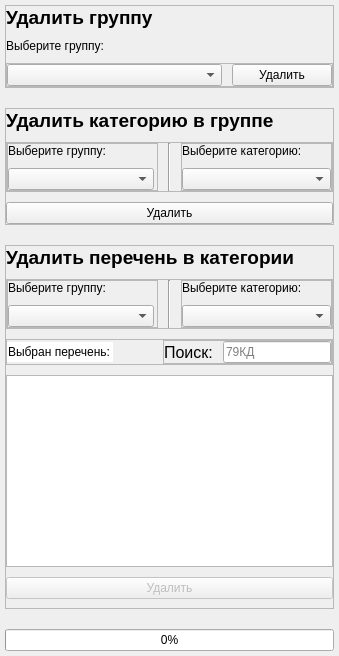
      <widget class="QWidget" name="Delete">
       <attribute name="title">
        <string>Удалить</string>
       </attribute>
       <layout class="QVBoxLayout" name="verticalLayout_21">
        <property name="spacing">
         <number>20</number>
        </property>
        <property name="leftMargin">
         <number>5</number>
        </property>
        <property name="topMargin">
         <number>5</number>
        </property>
        <property name="rightMargin">
         <number>5</number>
        </property>
        <property name="bottomMargin">
         <number>5</number>
        </property>
        <item>
         <widget class="QFrame" name="deleteGroup">
          <property name="frameShape">
           <enum>QFrame::StyledPanel</enum>
          </property>
          <property name="frameShadow">
           <enum>QFrame::Raised</enum>
          </property>
          <layout class="QVBoxLayout" name="verticalLayout_14">
           <property name="spacing">
            <number>10</number>
           </property>
           <property name="leftMargin">
            <number>0</number>
           </property>
           <property name="topMargin">
            <number>0</number>
           </property>
           <property name="rightMargin">
            <number>0</number>
           </property>
           <property name="bottomMargin">
            <number>0</number>
           </property>
           <item>
            <widget class="QLabel" name="deleteGroup_label_1">
             <property name="font">
              <font>
               <pointsize>14</pointsize>
               <weight>75</weight>
               <bold>true</bold>
              </font>
             </property>
             <property name="text">
              <string>Удалить группу</string>
             </property>
            </widget>
           </item>
           <item>
            <widget class="QLabel" name="deleteGroup_label_2">
             <property name="text">
              <string>Выберите группу:</string>
             </property>
            </widget>
           </item>
           <item>
            <widget class="QFrame" name="deleteGroup_actionsGroup">
             <property name="frameShape">
              <enum>QFrame::StyledPanel</enum>
             </property>
             <property name="frameShadow">
              <enum>QFrame::Raised</enum>
             </property>
             <layout class="QHBoxLayout" name="horizontalLayout_9">
              <property name="spacing">
               <number>10</number>
              </property>
              <property name="leftMargin">
               <number>0</number>
              </property>
              <property name="topMargin">
               <number>0</number>
              </property>
              <property name="rightMargin">
               <number>0</number>
              </property>
              <property name="bottomMargin">
               <number>0</number>
              </property>
              <item>
               <widget class="QComboBox" name="deleteGroup_comboBox">
                <property name="sizePolicy">
                 <sizepolicy hsizetype="Expanding" vsizetype="Fixed">
                  <horstretch>0</horstretch>
                  <verstretch>0</verstretch>
                 </sizepolicy>
                </property>
                <property name="minimumSize">
                 <size>
                  <width>0</width>
                  <height>20</height>
                 </size>
                </property>
               </widget>
              </item>
              <item>
               <widget class="QPushButton" name="deleteGroup_pushButton">
                <property name="minimumSize">
                 <size>
                  <width>100</width>
                  <height>20</height>
                 </size>
                </property>
                <property name="text">
                 <string>Удалить</string>
                </property>
               </widget>
              </item>
             </layout>
            </widget>
           </item>
          </layout>
         </widget>
        </item>
        <item>
         <widget class="QFrame" name="deleteCategory">
          <property name="frameShape">
           <enum>QFrame::StyledPanel</enum>
          </property>
          <property name="frameShadow">
           <enum>QFrame::Raised</enum>
          </property>
          <layout class="QVBoxLayout" name="verticalLayout_17">
           <property name="spacing">
            <number>10</number>
           </property>
           <property name="leftMargin">
            <number>0</number>
           </property>
           <property name="topMargin">
            <number>0</number>
           </property>
           <property name="rightMargin">
            <number>0</number>
           </property>
           <property name="bottomMargin">
            <number>0</number>
           </property>
           <item>
            <widget class="QLabel" name="deleteCategory_label_1">
             <property name="font">
              <font>
               <pointsize>14</pointsize>
               <weight>75</weight>
               <bold>true</bold>
              </font>
             </property>
             <property name="text">
              <string>Удалить категорию в группе</string>
             </property>
            </widget>
           </item>
           <item>
            <widget class="QFrame" name="deleteCategory_actionsGroup">
             <property name="frameShape">
              <enum>QFrame::StyledPanel</enum>
             </property>
             <property name="frameShadow">
              <enum>QFrame::Raised</enum>
             </property>
             <layout class="QHBoxLayout" name="horizontalLayout_10">
              <property name="spacing">
               <number>10</number>
              </property>
              <property name="leftMargin">
               <number>0</number>
              </property>
              <property name="topMargin">
               <number>0</number>
              </property>
              <property name="rightMargin">
               <number>0</number>
              </property>
              <property name="bottomMargin">
               <number>0</number>
              </property>
              <item>
               <widget class="QFrame" name="deleteCategory_actionsGroup_1">
                <property name="frameShape">
                 <enum>QFrame::StyledPanel</enum>
                </property>
                <property name="frameShadow">
                 <enum>QFrame::Raised</enum>
                </property>
                <layout class="QVBoxLayout" name="verticalLayout_15">
                 <property name="spacing">
                  <number>10</number>
                 </property>
                 <property name="leftMargin">
                  <number>0</number>
                 </property>
                 <property name="topMargin">
                  <number>0</number>
                 </property>
                 <property name="rightMargin">
                  <number>3</number>
                 </property>
                 <property name="bottomMargin">
                  <number>0</number>
                 </property>
                 <item>
                  <widget class="QLabel" name="deleteCategory_label_2">
                   <property name="text">
                    <string>Выберите группу:</string>
                   </property>
                  </widget>
                 </item>
                 <item>
                  <widget class="QComboBox" name="deleteCategory_comboBox_1">
                   <property name="sizePolicy">
                    <sizepolicy hsizetype="Expanding" vsizetype="Fixed">
                     <horstretch>0</horstretch>
                     <verstretch>0</verstretch>
                    </sizepolicy>
                   </property>
                   <property name="minimumSize">
                    <size>
                     <width>0</width>
                     <height>20</height>
                    </size>
                   </property>
                  </widget>
                 </item>
                </layout>
               </widget>
              </item>
              <item>
               <widget class="Line" name="line_3">
                <property name="orientation">
                 <enum>Qt::Vertical</enum>
                </property>
               </widget>
              </item>
              <item>
               <widget class="QFrame" name="deleteCategory_actionsGroup_2">
                <property name="frameShape">
                 <enum>QFrame::StyledPanel</enum>
                </property>
                <property name="frameShadow">
                 <enum>QFrame::Raised</enum>
                </property>
                <layout class="QVBoxLayout" name="verticalLayout_16">
                 <property name="spacing">
                  <number>10</number>
                 </property>
                 <property name="leftMargin">
                  <number>0</number>
                 </property>
                 <property name="topMargin">
                  <number>0</number>
                 </property>
                 <property name="rightMargin">
                  <number>0</number>
                 </property>
                 <property name="bottomMargin">
                  <number>0</number>
                 </property>
                 <item>
                  <widget class="QLabel" name="deleteCategory_label_3">
                   <property name="text">
                    <string>Выберите категорию:</string>
                   </property>
                  </widget>
                 </item>
                 <item>
                  <widget class="QComboBox" name="deleteCategory_comboBox_2">
                   <property name="sizePolicy">
                    <sizepolicy hsizetype="Expanding" vsizetype="Fixed">
                     <horstretch>0</horstretch>
                     <verstretch>0</verstretch>
                    </sizepolicy>
                   </property>
                   <property name="minimumSize">
                    <size>
                     <width>0</width>
                     <height>20</height>
                    </size>
                   </property>
                  </widget>
                 </item>
                </layout>
               </widget>
              </item>
             </layout>
            </widget>
           </item>
           <item>
            <widget class="QPushButton" name="deleteCategory_pushButton">
             <property name="minimumSize">
              <size>
               <width>0</width>
               <height>20</height>
              </size>
             </property>
             <property name="text">
              <string>Удалить</string>
             </property>
            </widget>
           </item>
          </layout>
         </widget>
        </item>
        <item>
         <widget class="QFrame" name="deleteLists">
          <property name="frameShape">
           <enum>QFrame::StyledPanel</enum>
          </property>
          <property name="frameShadow">
           <enum>QFrame::Raised</enum>
          </property>
          <layout class="QVBoxLayout" name="verticalLayout_18">
           <property name="spacing">
            <number>10</number>
           </property>
           <property name="leftMargin">
            <number>0</number>
           </property>
           <property name="topMargin">
            <number>0</number>
           </property>
           <property name="rightMargin">
            <number>0</number>
           </property>
           <item>
            <widget class="QLabel" name="deleteLists_label_1">
             <property name="font">
              <font>
               <pointsize>14</pointsize>
               <weight>75</weight>
               <bold>true</bold>
              </font>
             </property>
             <property name="text">
              <string>Удалить перечень в категории</string>
             </property>
            </widget>
           </item>
           <item>
            <widget class="QFrame" name="deleteLists_actionsGroup">
             <property name="frameShape">
              <enum>QFrame::StyledPanel</enum>
             </property>
             <property name="frameShadow">
              <enum>QFrame::Raised</enum>
             </property>
             <layout class="QHBoxLayout" name="horizontalLayout_11">
              <property name="spacing">
               <number>10</number>
              </property>
              <property name="leftMargin">
               <number>0</number>
              </property>
              <property name="topMargin">
               <number>0</number>
              </property>
              <property name="rightMargin">
               <number>0</number>
              </property>
              <property name="bottomMargin">
               <number>0</number>
              </property>
              <item>
               <widget class="QFrame" name="deleteLists_actionsGroup_1">
                <property name="frameShape">
                 <enum>QFrame::StyledPanel</enum>
                </property>
                <property name="frameShadow">
                 <enum>QFrame::Raised</enum>
                </property>
                <layout class="QVBoxLayout" name="verticalLayout_19">
                 <property name="spacing">
                  <number>10</number>
                 </property>
                 <property name="leftMargin">
                  <number>0</number>
                 </property>
                 <property name="topMargin">
                  <number>0</number>
                 </property>
                 <property name="rightMargin">
                  <number>3</number>
                 </property>
                 <property name="bottomMargin">
                  <number>0</number>
                 </property>
                 <item>
                  <widget class="QLabel" name="deleteLists_label_3">
                   <property name="text">
                    <string>Выберите группу:</string>
                   </property>
                  </widget>
                 </item>
                 <item>
                  <widget class="QComboBox" name="deleteLists_comboBox_1">
                   <property name="sizePolicy">
                    <sizepolicy hsizetype="Expanding" vsizetype="Fixed">
                     <horstretch>0</horstretch>
                     <verstretch>0</verstretch>
                    </sizepolicy>
                   </property>
                   <property name="minimumSize">
                    <size>
                     <width>0</width>
                     <height>20</height>
                    </size>
                   </property>
                  </widget>
                 </item>
                </layout>
               </widget>
              </item>
              <item>
               <widget class="Line" name="deleteLists_line">
                <property name="orientation">
                 <enum>Qt::Vertical</enum>
                </property>
               </widget>
              </item>
              <item>
               <widget class="QFrame" name="deleteLists_actionsGroup_2">
                <property name="frameShape">
                 <enum>QFrame::StyledPanel</enum>
                </property>
                <property name="frameShadow">
                 <enum>QFrame::Raised</enum>
                </property>
                <layout class="QVBoxLayout" name="verticalLayout_20">
                 <property name="spacing">
                  <number>10</number>
                 </property>
                 <property name="leftMargin">
                  <number>0</number>
                 </property>
                 <property name="topMargin">
                  <number>0</number>
                 </property>
                 <property name="rightMargin">
                  <number>0</number>
                 </property>
                 <property name="bottomMargin">
                  <number>0</number>
                 </property>
                 <item>
                  <widget class="QLabel" name="deleteLists_label_4">
                   <property name="text">
                    <string>Выберите категорию:</string>
                   </property>
                  </widget>
                 </item>
                 <item>
                  <widget class="QComboBox" name="deleteLists_comboBox_2">
                   <property name="sizePolicy">
                    <sizepolicy hsizetype="Expanding" vsizetype="Fixed">
                     <horstretch>0</horstretch>
                     <verstretch>0</verstretch>
                    </sizepolicy>
                   </property>
                   <property name="minimumSize">
                    <size>
                     <width>0</width>
                     <height>20</height>
                    </size>
                   </property>
                  </widget>
                 </item>
                </layout>
               </widget>
              </item>
             </layout>
            </widget>
           </item>
           <item>
            <widget class="QFrame" name="deleteLists_search">
             <property name="frameShape">
              <enum>QFrame::StyledPanel</enum>
             </property>
             <property name="frameShadow">
              <enum>QFrame::Raised</enum>
             </property>
             <layout class="QHBoxLayout" name="horizontalLayout_5">
              <property name="spacing">
               <number>50</number>
              </property>
              <property name="leftMargin">
               <number>0</number>
              </property>
              <property name="topMargin">
               <number>0</number>
              </property>
              <property name="rightMargin">
               <number>0</number>
              </property>
              <property name="bottomMargin">
               <number>0</number>
              </property>
              <item>
               <widget class="QLineEdit" name="deleteLists_lineEdit">
                <property name="minimumSize">
                 <size>
                  <width>0</width>
                  <height>20</height>
                 </size>
                </property>
                <property name="text">
                 <string>Выбран перечень:</string>
                </property>
                <property name="frame">
                 <bool>false</bool>
                </property>
                <property name="readOnly">
                 <bool>true</bool>
                </property>
                <property name="placeholderText">
                 <string/>
                </property>
               </widget>
              </item>
              <item>
               <widget class="QFrame" name="deleteLists_searchGroup">
                <property name="frameShape">
                 <enum>QFrame::StyledPanel</enum>
                </property>
                <property name="frameShadow">
                 <enum>QFrame::Raised</enum>
                </property>
                <layout class="QHBoxLayout" name="horizontalLayout_12">
                 <property name="spacing">
                  <number>10</number>
                 </property>
                 <property name="leftMargin">
                  <number>0</number>
                 </property>
                 <property name="topMargin">
                  <number>0</number>
                 </property>
                 <property name="rightMargin">
                  <number>0</number>
                 </property>
                 <property name="bottomMargin">
                  <number>0</number>
                 </property>
                 <item>
                  <widget class="QLabel" name="deleteLists_search_label">
                   <property name="font">
                    <font>
                     <family>Arial</family>
                     <pointsize>12</pointsize>
                    </font>
                   </property>
                   <property name="text">
                    <string>Поиск:</string>
                   </property>
                  </widget>
                 </item>
                 <item>
                  <widget class="QLineEdit" name="deleteLists_search_lineEdit">
                   <property name="minimumSize">
                    <size>
                     <width>0</width>
                     <height>20</height>
                    </size>
                   </property>
                   <property name="frame">
                    <bool>true</bool>
                   </property>
                   <property name="readOnly">
                    <bool>false</bool>
                   </property>
                   <property name="placeholderText">
                    <string>79КД</string>
                   </property>
                  </widget>
                 </item>
                </layout>
               </widget>
              </item>
             </layout>
            </widget>
           </item>
           <item>
            <widget class="QTableView" name="deleteLists_tableView"/>
           </item>
           <item>
            <widget class="QPushButton" name="deleteLists_pushButton">
             <property name="enabled">
              <bool>false</bool>
             </property>
             <property name="minimumSize">
              <size>
               <width>0</width>
               <height>20</height>
              </size>
             </property>
             <property name="text">
              <string>Удалить</string>
             </property>
            </widget>
           </item>
          </layout>
         </widget>
        </item>
        <item>
         <widget class="QProgressBar" name="delete_progressBar">
          <property name="value">
           <number>0</number>
          </property>
         </widget>
        </item>
       </layout>
      </widget>
